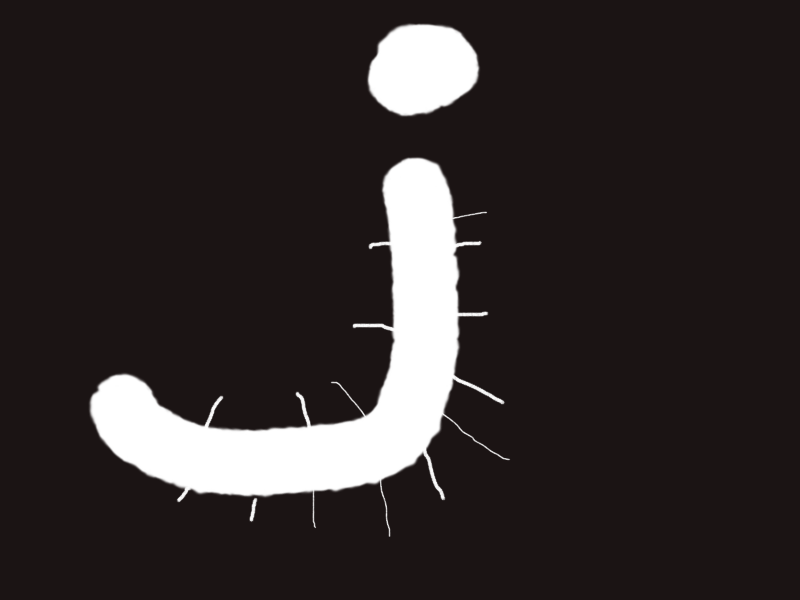
#> input picture opening.bmp, 800 x 600 px
$ python 8.7.py
#> lines starting #> are read from the running program, lines starting #| are printed output that depends on the picture; after the words box and inside, x2 and y2 are one past the last pixel; in counts of white or black regions, pixels touching at a corner belong together
import cv2
import numpy as np

img1 = cv2.imread("../opening.bmp")
#> img1 is the input picture: shape (600, 800, 3); mean B, G, R 43.7, 43.7, 50
img2 = cv2.imread("../opening2.bmp")
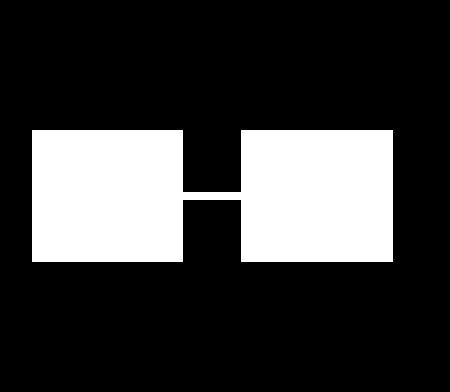
#> input picture opening2.bmp, 450 x 392 px
#> img2 is the input picture: shape (392, 450, 3); 22.9% white; 1 white region, box (x1, y1, x2, y2) and area: (32, 130, 393, 262) 40460
k = np.ones((10, 10), np.uint8)
r1 = cv2.morphologyEx(img1, cv2.MORPH_OPEN, k)
r2 = cv2.morphologyEx(img2, cv2.MORPH_OPEN, k)
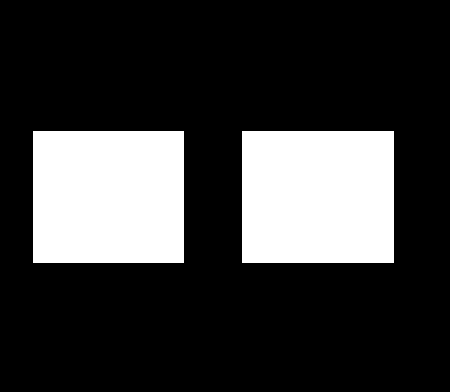
#> r2: shape (392, 450, 3); 22.7% white; 2 white regions, box (x1, y1, x2, y2) and area: (242, 131, 394, 263) 20064, (33, 131, 184, 263) 19932
cv2.imshow("img1", img1)
cv2.imshow("result1", r1)
cv2.imshow("original", img2)
cv2.imshow("img2", r2)

cv2.waitKey(0)
cv2.destroyAllWindows()
